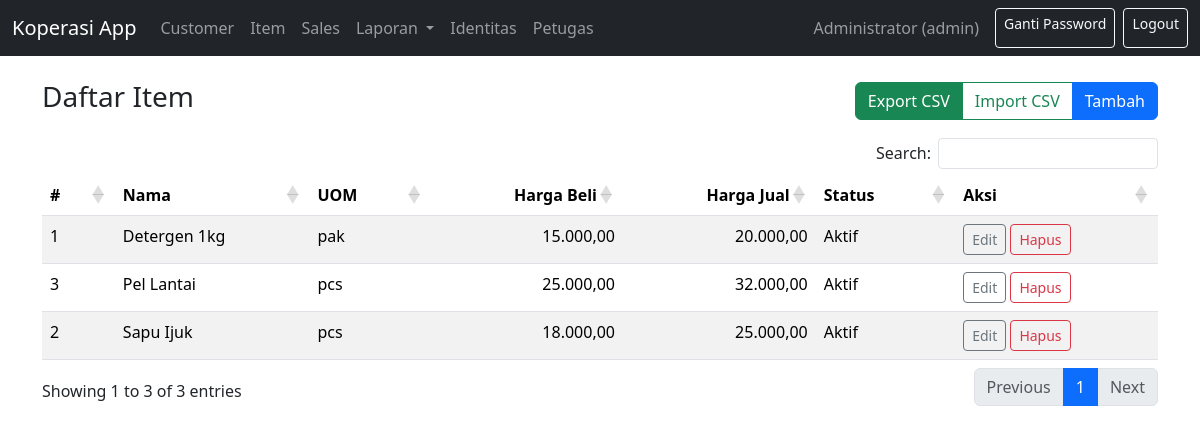
Page /index.php?r=items/index (signed in) on the committed database.
### tables this page shows
CREATE TABLE items (
  id_item INT AUTO_INCREMENT PRIMARY KEY,
  nama_item VARCHAR(150) NOT NULL,
  uom VARCHAR(30) NOT NULL,  
  harga_beli DECIMAL(14,2) NOT NULL DEFAULT 0.00,
  harga_jual DECIMAL(14,2) NOT NULL DEFAULT 0.00,
  is_active TINYINT(1) NOT NULL DEFAULT 1
);

### app/controllers/BaseController.php (called while the page is built, shortened)
<?php
class BaseController
{
    public function __construct(PDO $pdo)
    {
        $this->pdo = $pdo;
    }
    protected function view(string $view, array $data = []): void
    {
        extract($data, EXTR_SKIP);
        include __DIR__ . '/../views/partials/layout.php';
    }
}

### app/controllers/ItemController.php (called while the page is built, shortened)
<?php
require_once __DIR__.'/BaseController.php';
class ItemController extends BaseController {
  public function index() {
    $items = $this->pdo->query("SELECT * FROM items ORDER BY nama_item")->fetchAll();
    $this->view(__DIR__.'/../views/items/index.php', compact('items'));
  }
}

### public/index.php (called while the page is built, shortened)
<?php
require_once __DIR__ . '/../config/db.php';
$route = $_GET['r'] ?? 'auth/login';
list($controller, $action) = array_pad(explode('/', $route), 2, null);
function dispatch($pdo, $controller, $action) {
  $obj = new $className($pdo);
  $obj->$action();
}
dispatch($pdo, $controller, $action);

### app/views/items/index.php (the view)
<div class="d-flex justify-content-between align-items-center mb-3">
  <h3>Daftar Item</h3>
  <div class="btn-group">
    <a class="btn btn-success" href="index.php?r=items/exportcsv">Export CSV</a>
    <a class="btn btn-outline-success" href="index.php?r=items/importcsv">Import CSV</a>
    <a class="btn btn-primary" href="index.php?r=items/create">Tambah</a>
  </div>
</div>
<table class="table table-striped datatable">
  <thead><tr><th>#</th><th>Nama</th><th>UOM</th><th class="text-end">Harga Beli</th><th class="text-end">Harga Jual</th><th>Status</th><th>Aksi</th></tr></thead>
  <tbody>
  <?php foreach($items as $i): ?>
    <tr>
      <td><?php echo $i['id_item']; ?></td>
      <td><?php echo htmlspecialchars($i['nama_item']); ?></td>
      <td><?php echo htmlspecialchars($i['uom']); ?></td>
      <td class="text-end"><?php echo number_format($i['harga_beli'],2,',','.'); ?></td>
      <td class="text-end"><?php echo number_format($i['harga_jual'],2,',','.'); ?></td>
      <td><?php echo !empty($i['is_active']) ? 'Aktif' : 'Nonaktif'; ?></td>
      <td>
        <a class="btn btn-sm btn-outline-secondary" href="index.php?r=items/edit&id=<?php echo $i['id_item']; ?>">Edit</a>
        <a class="btn btn-sm btn-outline-danger" onclick="return confirm('Hapus item ini?')" href="index.php?r=items/delete&id=<?php echo $i['id_item']; ?>">Hapus</a>
      </td>
    </tr>
  <?php endforeach; ?>
  </tbody>
</table>

### app/views/partials/layout.php (shortened to what this page needs)
<?php
$__content = $content ?? ($GLOBALS['__view_content'] ?? '');
$lv = $_SESSION['user']['level'] ?? null;
$userName = $_SESSION['user']['name'] ?? 'Administrator';
?>
<!doctype html>
<html lang="id">
<head>
  <link href="https://cdn.jsdelivr.net/npm/bootstrap@5.3.3/dist/css/bootstrap.min.css" rel="stylesheet">
  <link rel="stylesheet" href="https://cdn.datatables.net/1.13.6/css/dataTables.bootstrap5.min.css">
</head>
<body>
<nav class="navbar navbar-expand-lg navbar-dark bg-dark">
  <div class="container-fluid">
    <a class="navbar-brand" href="index.php?r=customers/index">Koperasi App</a>
    <div class="collapse navbar-collapse" id="navbarsExample">
      <ul class="navbar-nav me-auto mb-2 mb-lg-0">
        <?php if(in_array($lv, ['admin','manager'])): ?>
          <li class="nav-item"><a class="nav-link" href="index.php?r=customers/index">Customer</a></li>
          <li class="nav-item"><a class="nav-link" href="index.php?r=items/index">Item</a></li>
        <?php endif; ?>
        <?php if(in_array($lv, ['admin','manager','kasir'])): ?>
          <li class="nav-item"><a class="nav-link" href="index.php?r=sales/index">Sales</a></li>
        <?php endif; ?>
        <?php if(in_array($lv, ['admin','manager'])): ?>
          <li class="nav-item dropdown">
            <a class="nav-link dropdown-toggle" href="#" id="navReport" role="button"
              data-bs-toggle="dropdown" aria-expanded="false">
              Laporan
            </a>
          </li>
        <?php endif; ?>
        <?php if($lv === 'admin'): ?>
          <li class="nav-item"><a class="nav-link" href="index.php?r=company/index">Identitas</a></li>
          <li class="nav-item"><a class="nav-link" href="index.php?r=users/index">Petugas</a></li>
        <?php endif; ?>
      </ul>
      <div class="d-flex">
        <?php if(isset($_SESSION['user'])): ?>
          <span class="navbar-text me-3"><?= htmlspecialchars($userName) ?> (<?= htmlspecialchars($lv ?? '-') ?>)</span>
          <a href="index.php?r=auth/changepw" class="btn btn-outline-light btn-sm me-2">Ganti Password</a>
          <a href="index.php?r=auth/logout" class="btn btn-outline-light btn-sm">Logout</a>
        <?php endif; ?>
      </div>
    </div>
  </div>
</nav>
<div class="container py-4">
  <?php
    $path = $__content;
    if (is_string($path) && file_exists($path)) {
      include $path;
    } else {
      echo "<div class='alert alert-danger'>View tidak ditemukan / content kosong.</div>";
    }
  ?>
</div>
</body>
</html>

### rows in the picture
items: id_item "1", nama_item "Detergen 1kg", uom "pak", harga_beli "15.000,00", harga_jual "20.000,00", is_active "Aktif"
items: id_item "3", nama_item "Pel Lantai", uom "pcs", harga_beli "25.000,00", harga_jual "32.000,00", is_active "Aktif"
items: id_item "2", nama_item "Sapu Ijuk", uom "pcs", harga_beli "18.000,00", harga_jual "25.000,00", is_active "Aktif"

### other values in the picture
$userName "Administrator"
$lv "admin"
